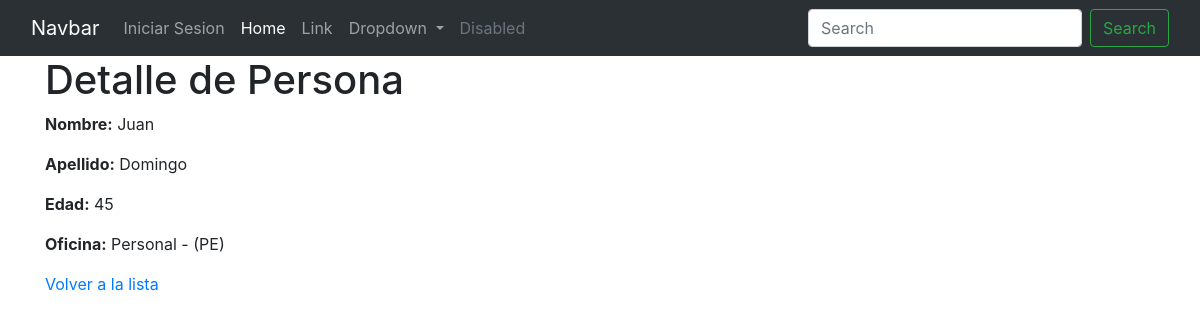
The app's page /persona/detalle/5/ with its own data.
### persona/models.py (models this page shows, shortened)
class Persona(models.Model):
    apellido = models.CharField(verbose_name="apellido", max_length=50)
    nombre = models.CharField(verbose_name="nombre", max_length=50)
    edad = models.IntegerField(verbose_name="edad")
    oficina = models.ForeignKey(Oficina, on_delete=models.PROTECT, related_name="personas", null=True, blank=True)
    class Meta:
        verbose_name = 'Persona'
        verbose_name_plural = 'Personas'

### oficina/models.py (models this page shows)
class Oficina(models.Model):
    nombre = models.CharField(max_length=50,unique=True)
    nombre_corto = models.CharField(max_length=10,unique=True, help_text="Nombre corto de la oficina (ADM, JAS,MARK, etc)")
    validators = [Validacion_nombre_corto]
    class Meta:
        verbose_name = 'Oficina'
        verbose_name_plural = 'Oficinas'
    def __str__(self):
        return f"{self.nombre} - ({self.nombre_corto})"

### persona/views.py (the view)
class PersonaDetailView(DetailView):
    model = Persona
    template_name = "persona/detalle.html"
    context_object_name = "persona"

### templates/persona/detalle.html
{% extends "base.html" %}
{% block content %}
    <h1>Detalle de Persona</h1>
    <p><strong>Nombre:</strong> {{ persona.nombre }}</p>
    <p><strong>Apellido:</strong> {{ persona.apellido }}</p>
    <p><strong>Edad:</strong> {{ persona.edad }}</p>
    <p><strong>Oficina:</strong> {{ persona.oficina }}</p>
    <a href="{% url 'persona:lista' %}">Volver a la lista</a>
{% endblock content %}

### records on screen
Persona: nombre "Juan", apellido "Domingo", edad "45", oficina "Personal - (PE)"
